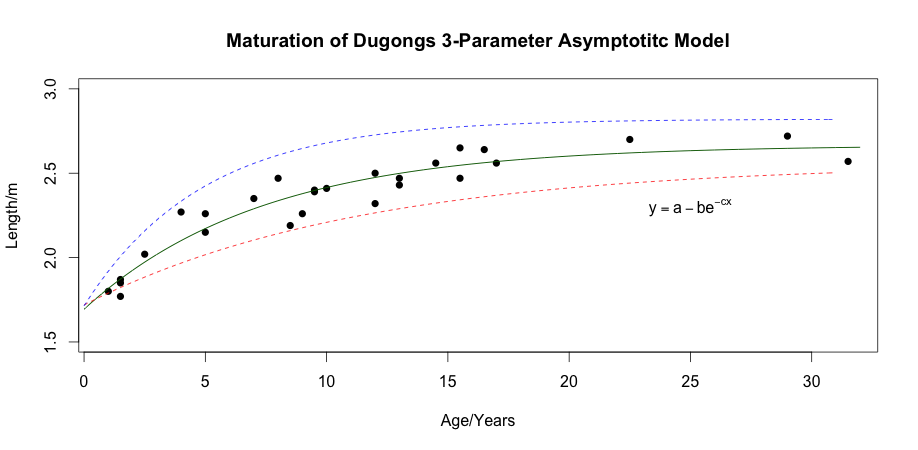

This figure's R source:
attach(dugong)
#plot basic curve
plot(x= Age, y=Length, xlab = "Age/Years", ylab = "Length/m",main = "Maturation of Dugongs 3-Parameter Asymptotitc Model", ylim = c(1.5,3.0), pch = 16, cex = 1,text(25,2.3, expression(y==a-be^-cx)))
#calcluate value of c 
a <- max(dugong$Length)
c <--log((2.72-2.32)/1.7)/12.0
#create 3 param model 
model3Param <- nls(Length~a-b*exp(-c*Age),start = list(a=2.72, b=1.70, c= 0.1205766))
summary(model3Param)
#predic x and y values from the model 
xpred <- seq(0,32,0.01)
ypred <- predict(model3Param, list(Age=xpred))
lines(xpred,ypred,col="darkgreen")
cbind(coef(model3Param), confint(model3Param))
#fitting the curves with CIs 
curve(2.55860841-0.83924655 * exp(-0.08752864 * x), from = 0, to = 31,col = "red", add = T, lty = "dashed")
curve(2.8209863-1.1072364 * exp(-0.2054748 * x), from = 0, to = 31,col = "blue", add = T, lty = "dashed")
